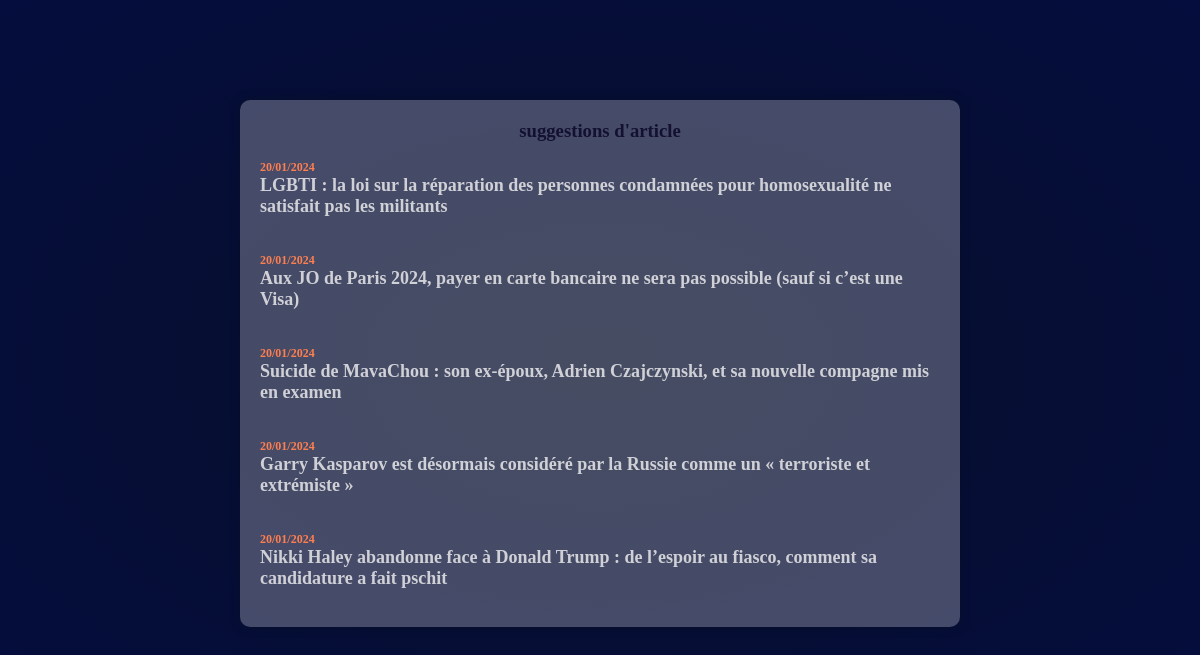
The page / on the database its author committed.
### content/models.py (models this page shows, shortened)
class Article(models.Model):
    url_content = models.ForeignKey(Url_content, on_delete = models.CASCADE)
    title = models.CharField(max_length=200)
    article_chapo = models.CharField(max_length=300)
    content = models.TextField()

### content/views.py (the view)
# urls.py: path('', views.index , name='index'),
def index(request):
    artilcles = Article.objects.all()
    all_article = []
    for article in artilcles:
        all_article.append(article)
    final_sug = random.sample(all_article, 5)
    context = {"final_suggestions": final_sug}
    return render(request, 'page2.html', context)

### templates/page2.html (shortened to what this page needs)
{% load static %}
<!DOCTYPE html>
<html lang="en">
<head>
    <link rel="stylesheet" href="{% static 'styles.css' %}">
    <link rel="stylesheet" href="{% static 'page.css' %}">
</head>
<body>
    <div id="container">
        <div class="allArticle-container">
            <div class="head">
                <h3>suggestions d'article</h3>
            </div>
            {% for article in final_suggestions %}
            <div class="article-suggestions">
                <a href="{% url 'post' %}?post_id={{article.id}}">
                    <h4>20/01/2024</h4>
                    <h2>{{article.title}}</h2>
                </a>
            </div>
            {% endfor %}
        </div>
    </div>
</body>
</html>

### static/styles.css (style rules this page uses)
* { margin: 0; padding: 0; box-sizing: border-box; }
body { background: linear-gradient(139deg, #535C91, #070F2B); }

### static/page.css (style rules this page uses)
#container { margin: 0; padding: 0; box-sizing: border-box; }
body { background: radial-gradient( #070F2B, #040d3d); }
.allArticle-container { width: 60%; margin: 100px auto 100px; box-shadow: 0 0px 10px #070F2B; padding: 20px; display: flex; flex-wrap: wrap; background: #ffffff41; border-radius: 10px; }
.article-suggestions a { text-decoration: none; color: #d0d0d7; margin: 10px; font-size: 12px; }
.head { width: 100%; text-align: center; color: #070326cf; font-weight: bold; }
h4 { color: coral; }

### rows shown on the page
Article: title "LGBTI : la loi sur la réparation des personnes condamnées pour homosexualité ne satisfait pas les militants"
Article: title "Aux JO de Paris 2024, payer en carte bancaire ne sera pas possible (sauf si c’est une Visa)"
Article: title "Suicide de MavaChou : son ex-époux, Adrien Czajczynski, et sa nouvelle compagne mis en examen"
Article: title "Garry Kasparov est désormais considéré par la Russie comme un « terroriste et extrémiste »"
Article: title "Nikki Haley abandonne face à Donald Trump : de l’espoir au fiasco, comment sa candidature a fait pschit"
